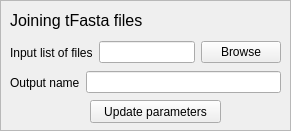
     <widget class="QFrame" name="frameJoin">
      <property name="geometry">
       <rect>
        <x>910</x>
        <y>170</y>
        <width>291</width>
        <height>131</height>
       </rect>
      </property>
      <property name="frameShape">
       <enum>QFrame::StyledPanel</enum>
      </property>
      <property name="frameShadow">
       <enum>QFrame::Raised</enum>
      </property>
      <widget class="QLabel" name="label_114">
       <property name="geometry">
        <rect>
         <x>10</x>
         <y>10</y>
         <width>261</width>
         <height>21</height>
        </rect>
       </property>
       <property name="font">
        <font>
         <pointsize>12</pointsize>
        </font>
       </property>
       <property name="text">
        <string>Joining tFasta files</string>
       </property>
      </widget>
      <widget class="QWidget" name="layoutWidget_136">
       <property name="geometry">
        <rect>
         <x>10</x>
         <y>40</y>
         <width>271</width>
         <height>25</height>
        </rect>
       </property>
       <layout class="QHBoxLayout" name="horizontalLayout_146">
        <item>
         <widget class="QLabel" name="labelInputJoin">
          <property name="text">
           <string>Input list of files</string>
          </property>
         </widget>
        </item>
        <item>
         <widget class="QLineEdit" name="lineInputJoin"/>
        </item>
        <item>
         <widget class="QPushButton" name="openInputJoin">
          <property name="text">
           <string>Browse</string>
          </property>
         </widget>
        </item>
       </layout>
      </widget>
      <widget class="QWidget" name="layoutWidget_137">
       <property name="geometry">
        <rect>
         <x>10</x>
         <y>70</y>
         <width>271</width>
         <height>25</height>
        </rect>
       </property>
       <layout class="QHBoxLayout" name="horizontalLayout_151">
        <item>
         <widget class="QLabel" name="label_117">
          <property name="text">
           <string>Output name</string>
          </property>
         </widget>
        </item>
        <item>
         <widget class="QLineEdit" name="lineOutputJoin"/>
        </item>
       </layout>
      </widget>
      <widget class="QPushButton" name="updateJoin">
       <property name="geometry">
        <rect>
         <x>90</x>
         <y>100</y>
         <width>131</width>
         <height>23</height>
        </rect>
       </property>
       <property name="text">
        <string>Update parameters</string>
       </property>
      </widget>
     </widget>
